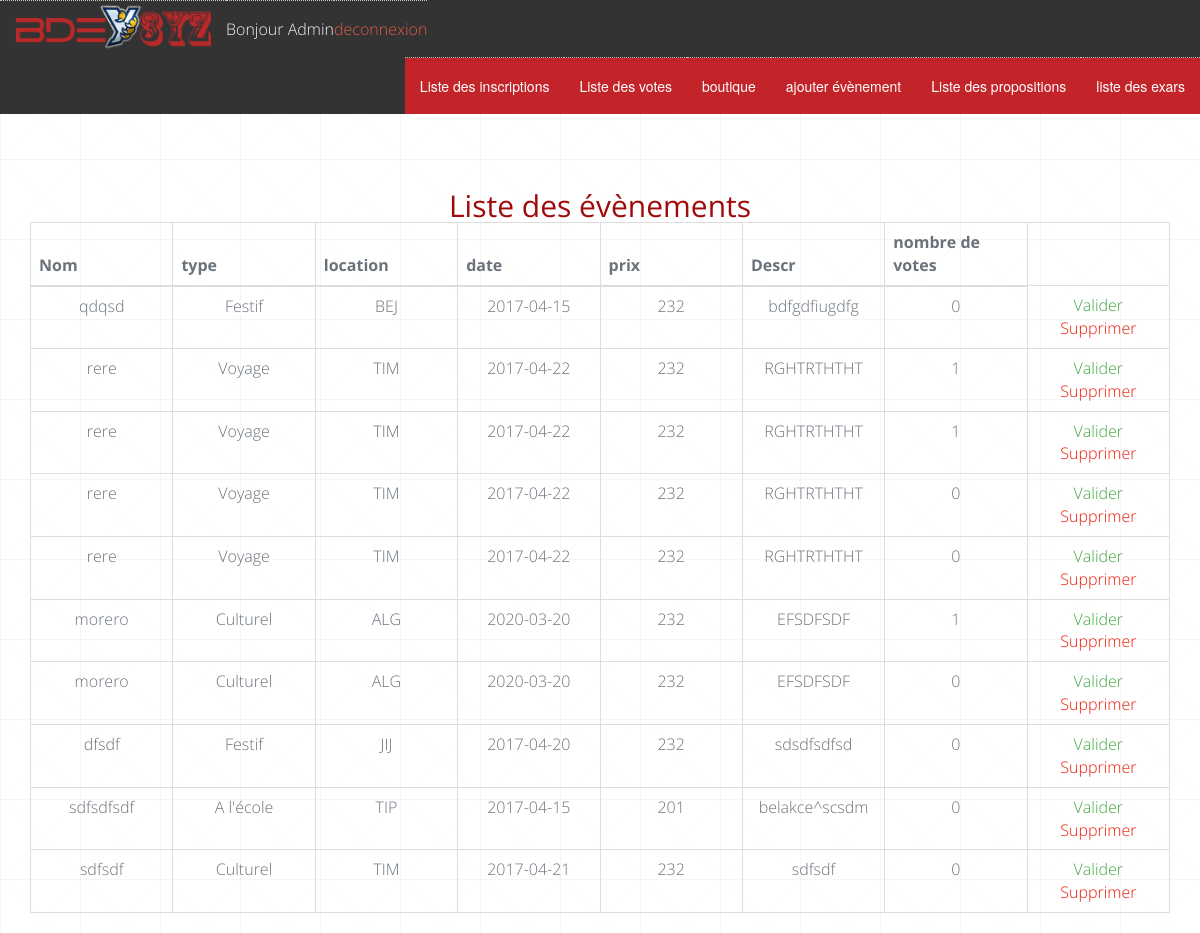
The app's page /li_vote.php with its own data.
### tables this page shows
CREATE TABLE `event` (
  `id` int(3) NOT NULL,
  `nom` varchar(100) NOT NULL,
  `type` varchar(20) NOT NULL,
  `location` varchar(20) NOT NULL,
  `date` date NOT NULL,
  `prix` int(5) NOT NULL,
  `Descr` text NOT NULL
);

### li_vote.php (the view, shortened to what this page needs)
<?php
$bdd = new PDO('mysql:host=localhost;dbname=bdd2', 'root', '');
$vote = $bdd->query('SELECT * FROM event ORDER BY id DESC ');
?>
<!DOCTYPE html>
<html lang="fr" >
<head>
    <link rel="stylesheet" href="css/animation.css"/>
    <link rel="stylesheet" href="css/style3.css" />
    <link rel="stylesheet" href="css/style2.css" />
    <link rel="stylesheet" href="css/style.css" />
    <link rel="stylesheet" href="css/font-awesome.min.css">
    <link rel="stylesheet" href="css/bootstrap.min.css">
    <link rel="stylesheet" href="css/jquery.fancybox.css">
    <link rel="stylesheet" href="css/animate.css">
    <link rel="stylesheet" href="css/main.css">
    <link rel="stylesheet" href="css/media-queries.css">
</head>
<body id="body">
<div id="header_fixed" class="fadeIn animation_delay">
    <nav class="top-bar" data-topbar role="navigation">
        <ul class="title-area">
            <li class="name">
                <h1><a id="logo" href="#"><img src="img/logo.png" width="140"></a></h1>
            </li>
            <li class="active">
                Bonjour Admin
            </li>
            <li class="active"><a href="disconnect.php">deconnexion</a></li>
        </ul>
        <section class="top-bar-section" data-options="sticky_on">
            <ul class="right">
                <li class="active"><a href="li_exars.php">liste des exars</a></li>
                <li class="active"><a href="li_propose.php">Liste des propositions</a></li>
                <li class="active"><a href="ajout.php">ajouter évènement</a></li>
                <li class="active"><a href="admin_boutique.php">boutique</a></li>
                <li class="active"><a href="li_vote.php">Liste des votes</a></li>
                <li class="active"><a href="li_inscri.php">Liste des inscriptions</a></li>
            </ul>
        </section>
    </nav>
</div>
<br>
<br>
<br>
<br>
<div class="container">
    <br><br><br><br><br>
    <h2>Liste des évènements</h2>
    <table class="table table-bordered" style="table-layout: fixed; word-wrap: break-word">
        <thead>
        <tr>
            <th>Nom</th>
            <th>type</th>
            <th>location</th>
            <th>date</th>
            <th>prix</th>
            <th>Descr</th>
            <th>nombre de votes </th>
        </tr>
        </thead>
        <tbody>
        <?php while($a = $vote->fetch()) { ?>
            <?php
            $number = $bdd->prepare('select COUNT(*) id_membre from likes WHERE id_article=?');
            $number->execute(array($a['id']));
            $t=$number->fetchColumn();
            ?>
            <tr>
                <td><?= $a['nom'] ?></td>
                <td><?= $a['type'] ?></td>
                <td><?= $a['location'] ?></td>
                <td><?= $a['date'] ?></td>
                <td><?= $a['prix'] ?></td>
                <td><?= $a['Descr'] ?></td>
                <td><?= $t ?></td>
                <td ><a style="color: #41a83e; ;" href="valide_event.php?id=<?= $a['id'] ?>">Valider </a>
                <a style="color: #ef1a08;" href="delete_ev.php?id=<?= $a['id'] ?>">Supprimer </a></td>
            </tr>
        <?php } ?>
        </tbody>
    </table>
</body>
</html>

### css/animation.css (style rules this page uses)
.animation_delay { -webkit-animation-duration: 2s; animation-duration: 2s; -webkit-animation-delay: 2s; animation-delay: 2s; -webkit-animation-fill-mode: both; animation-fill-mode: both; }
.fadeIn { -webkit-animation-name: fadeIn; animation-name: fadeIn; }

### css/style3.css (style rules this page uses)
body { line-height: 1; }
ol, ul { list-style: none; }
table { border-collapse: collapse;border-spacing: 0; }
body { background:#fff url(../images/bg.gif) repeat top center;font-size:87.5%;font-family:"HelveticaNeue-Light", "Helvetica Neue Light", "Helvetica Neue", Helvetica, Arial, sans-serif;font-weight:300;color:#8c8a8b;text-align:center;line-height:1.7em; }
a:link, a:visited, strong { color:#e15d46; }
h1 { font-size:6em;font-family: 'Engagement', cursive;line-height:1.89em;text-shadow:1px 1px 0px #fff, 2px 2px 0px rgba(0, 0, 0, 0.1), 3px 3px 0px #fff, 4px 4px 0px rgba(0, 0, 0, 0.1), 5px 5px 0px #fff; }
.right { float:right; }
li { border-top:1px dotted #c7c7c7;min-height:27px; }

### css/style2.css (style rules this page uses)
nav li { float: left; }

### css/style.css (style rules this page uses)
#header_fixed { position: fixed; display: block; width: 100%; background: #333; z-index: 9; text-align: center; color: #f2f2f2; }
#header_fixed { top: 0px; }
h1 { font-size: 5em; font-family: 'arial' !important; color: ##272727; margin:0; padding:0; }
#logo { color: #a10a0a; }
h2 { color: #a10a0a!important; }

### css/main.css (style rules this page uses)
body { background-color: #fff; font-family: 'Open Sans', sans-serif; line-height: 21px; font-size: 16px; color: #6a737b; }
ol, ul { margin: 0; padding: 0; list-style: none; }
a { color: #fff; -webkit-transition: all .3s ease-in 0s; -moz-transition: all .3s ease-in 0s; -ms-transition: all .3s ease-in 0s; -o-transition: all .3s ease-in 0s; transition: all .3s ease-in 0s; }
a, a:focus, a:hover { text-decoration: none; outline: 0; }
h1, h2, h3, h4, h5, h6 { font-weight: normal; margin: 0; }
#header_fixed { position: fixed; display: block; width: 100%; background: #333; z-index: 9; text-align: center; color: #f2f2f2; }
a { color: #008cba; text-decoration: none; line-height: inherit; }
a img { border: none; width: 196px; }
.top-bar { overflow: hidden; height: 57px; line-height: 56px; position: relative; background: #333333; margin-bottom: 0; }
.top-bar ul { margin-bottom: 0; list-style: none; }
.top-bar .title-area { position: relative; margin: 0; }
.top-bar .name { height: 45px; margin: 0; font-size: 16px; }
.top-bar .name h1 { line-height: 45px; font-size: 1.0625rem; margin: 0; }
.top-bar .name h1 a { font-weight: normal; color: white; width: 50%; display: block; padding: 0 15px; }
.top-bar-section { left: 0; position: relative; width: auto; -webkit-transition: left 300ms ease-out; -moz-transition: left 300ms ease-out; transition: left 300ms ease-out; }
.top-bar-section ul { width: 100%; height: auto; display: block; background: #333333; font-size: 16px; margin: 0; }
.top-bar-section ul li > a { display: block; width: 100%; color: white; padding: 12px 0 12px 0; padding-left: 15px; font-family: "Helvetica Neue", "Helvetica", Helvetica, Arial, sans-serif; font-size: 0.8125rem; font-weight: normal; background: #333333; }
.top-bar-section ul li.active > a { background: #rgba(240, 65, 36, 0.68); color: white; }
@media only screen and (min-width: 40.063em) { .top-bar { background: #333333; *zoom: 1; overflow: visible; } }
@media only screen and (min-width: 40.063em) { .top-bar:before, .top-bar:after { content: " "; display: table; } }
@media only screen and (min-width: 40.063em) { .top-bar:after { clear: both; } }
@media only screen and (min-width: 40.063em) { .top-bar .title-area { float: left; } }
@media only screen and (min-width: 40.063em) { .top-bar .name h1 a { width: auto; } }
@media only screen and (min-width: 40.063em) { .top-bar-section { -webkit-transition: none 0 0; -moz-transition: none 0 0; transition: none 0 0; left: 0 !important; } }
@media only screen and (min-width: 40.063em) { .top-bar-section ul { width: auto; height: auto !important; display: inline; } }
@media only screen and (min-width: 40.063em) { .top-bar-section ul li { float: right; } }
@media only screen and (min-width: 40.063em) { .top-bar-section li:not(.has-form) a:not(.button) { padding: 0 15px; line-height: 45px; background: #333333; } }
@media only screen and (min-width: 40.063em) { .top-bar-section li.active:not(.has-form) a:not(.button) { padding: 0 15px; font-size: 14px; line-height: 56px; color: white; background: #c2242a; } }

### records on screen
event: nom "qdqsd", type "Festif", location "BEJ", date "2017-04-15", prix "232", Descr "bdfgdfiugdfg", t "0"
event: nom "rere", type "Voyage", location "TIM", date "2017-04-22", prix "232", Descr "RGHTRTHTHT", t "1"
event: nom "rere", type "Voyage", location "TIM", date "2017-04-22", prix "232", Descr "RGHTRTHTHT", t "1"
event: nom "rere", type "Voyage", location "TIM", date "2017-04-22", prix "232", Descr "RGHTRTHTHT", t "0"
event: nom "rere", type "Voyage", location "TIM", date "2017-04-22", prix "232", Descr "RGHTRTHTHT", t "0"
event: nom "morero", type "Culturel", location "ALG", date "2020-03-20", prix "232", Descr "EFSDFSDF", t "1"
event: nom "morero", type "Culturel", location "ALG", date "2020-03-20", prix "232", Descr "EFSDFSDF", t "0"
event: nom "dfsdf", type "Festif", location "JIJ", date "2017-04-20", prix "232", Descr "sdsdfsdfsd", t "0"
event: nom "sdfsdfsdf", type "A l'école", location "TIP", date "2017-04-15", prix "201", Descr "belakce^scsdm", t "0"
event: nom "sdfsdf", type "Culturel", location "TIM", date "2017-04-21", prix "232", Descr "sdfsdf", t "0"
